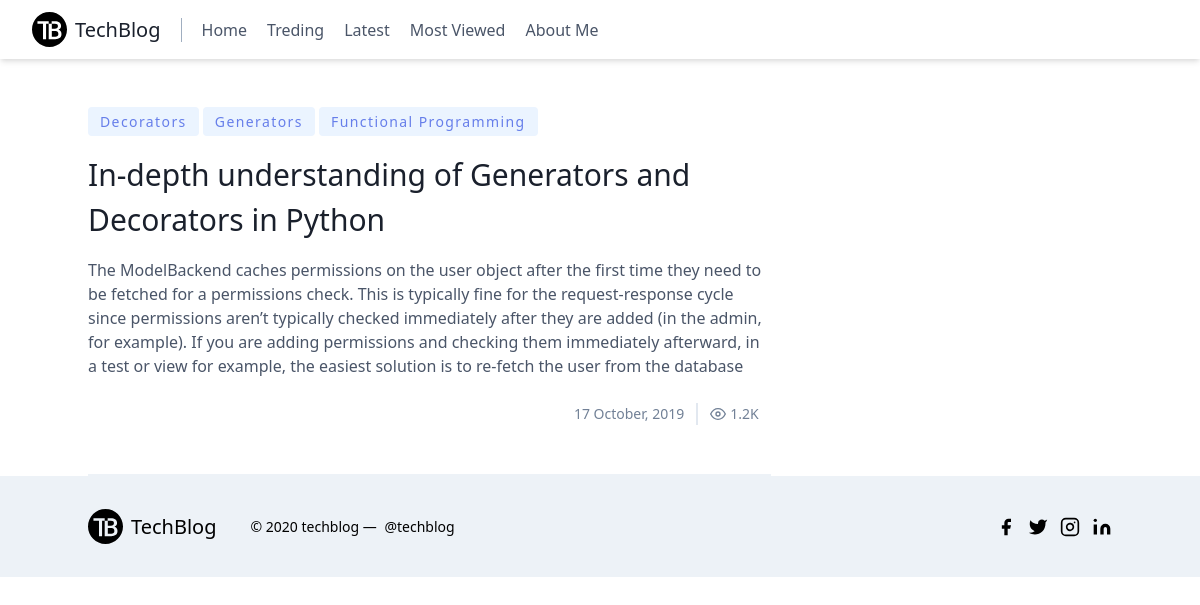
Page /post/5/ on the earlier database version.
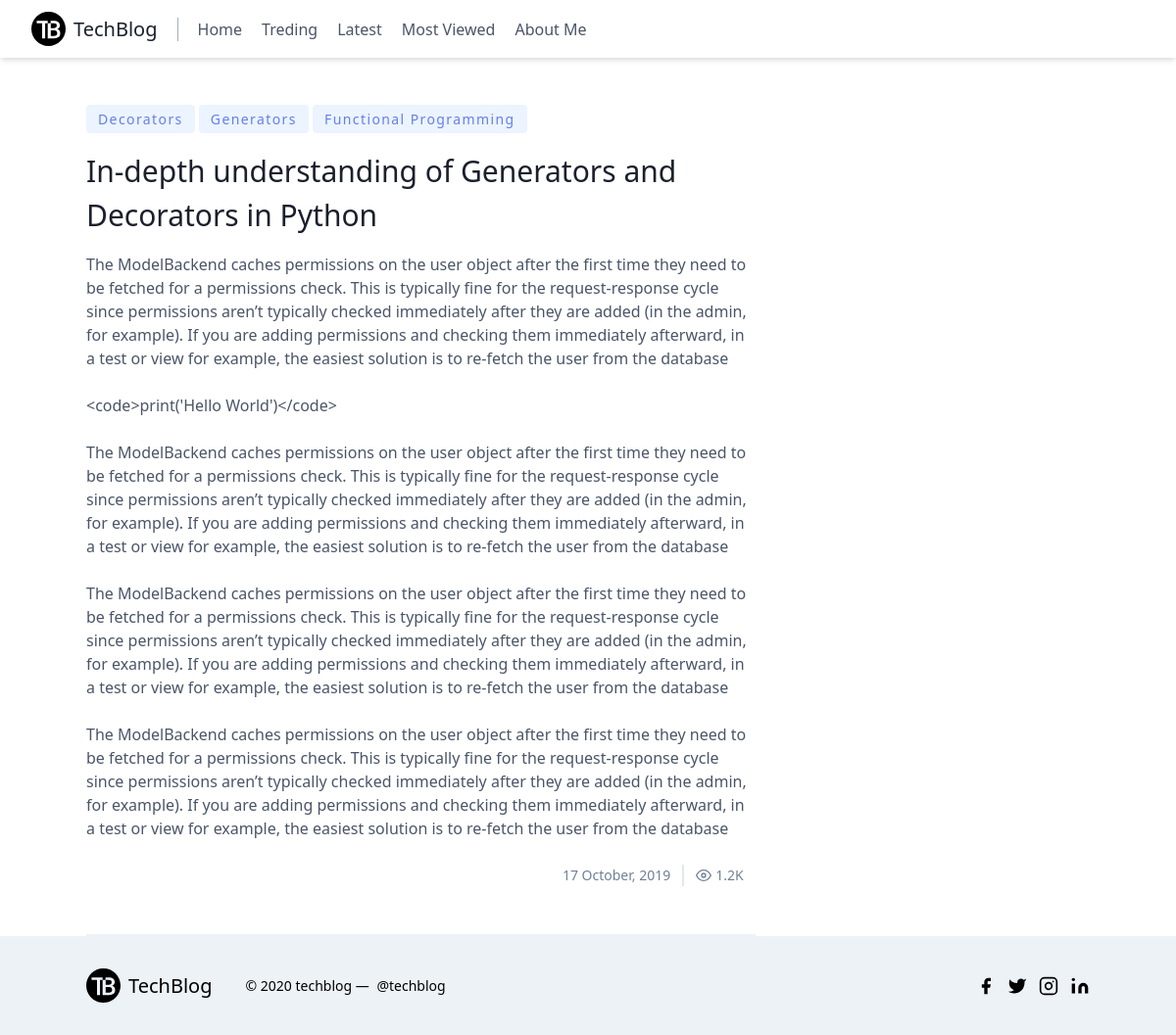
Same page on the later database version.
### blog/models.py (models this page shows, shortened)
class Post(models.Model):
    title = models.CharField(max_length=100)
    content = models.TextField()
    tags = models.ManyToManyField(Tag, related_name="tags", blank=True)
    date_posted = models.DateTimeField(default=timezone.now)
    author = models.ForeignKey(User, on_delete=models.CASCADE)

### blog/views.py (the view)
# urls.py: path('post/<int:id>/', views.post_detail, name="post_detail"),
def post_detail(request, id):
    post = Post.objects.get(id=id)
    context = {
        'post': post
    }
    return render(request, 'blog/post_detail.html', context)

### blog/models.py (called while the page is built)
    def __str__(self):
        return self.name

### blog/templates/blog/post_detail.html
{% extends 'blog/base.html' %}
{% block content %}
    <section class="flex text-gray-700">
        <div class="md:w-2/3">
                <article class="px-5 py-8 md:px-0 md:py-12 border-b-2 border-gray-200">
                    {% for tag in post.tags.all %}
                        <span class="inline-block py-1 px-3 rounded bg-indigo-100 text-indigo-500 text-sm font-medium tracking-widest">
                            {{ tag }}
                        </span>
                    {% endfor %}
                    <h2 class="sm:text-3xl text-2xl title-font font-medium text-gray-900 mt-4 mb-4">{{ post.title }}</h2>
                    <div class="pb-6">
                        {{ post.content|linebreaksbr }}
                    </div>
                    <div class="flex items-center flex-wrap mt-auto w-full">
                        <span class="text-gray-600 leading-none text-sm ml-auto pr-3 py-1 border-r-2 border-gray-300">
                            <span>{{ post.date_posted|date:"d F, Y" }}</span>
                        </span>
                        <span class="text-gray-600 mr-3 inline-flex items-center leading-none text-sm py-1 pl-3">
                            <svg class="w-4 h-4 mr-1" stroke="currentColor" stroke-width="2" fill="none" stroke-linecap="round" stroke-linejoin="round" viewBox="0 0 24 24">
                                <path d="M1 12s4-8 11-8 11 8 11 8-4 8-11 8-11-8-11-8z"></path>
                                <circle cx="12" cy="12" r="3"></circle>
                            </svg>
                            <span>1.2K</span>
                        </span>
                    </div>
                </article>
        </div>
        <div class="md:w-1/3 md:pl-12">
        </div>
    </section>
{% endblock content %}

Differences in the rows shown:
changed Post "In-depth understanding of Generators and Decorators in Python": content "…user from the database" → "…user from the database <code>print('Hello World')</code> The ModelBackend caches permissions on the user object after the first time they need to be fetched for a permissions check. This is typically fine for the request-response cycle since permissions aren’t typically checked immediately after they are added (in the admin, for example). If you are adding permissions and checking them immediately afterward, in a test or view for example, the easiest solution is to re-fetch the user from the database The ModelBackend caches permissions on the user object after the first time they need to be fetched for a permissions check. This is typically fine for the request-response cycle since…"
